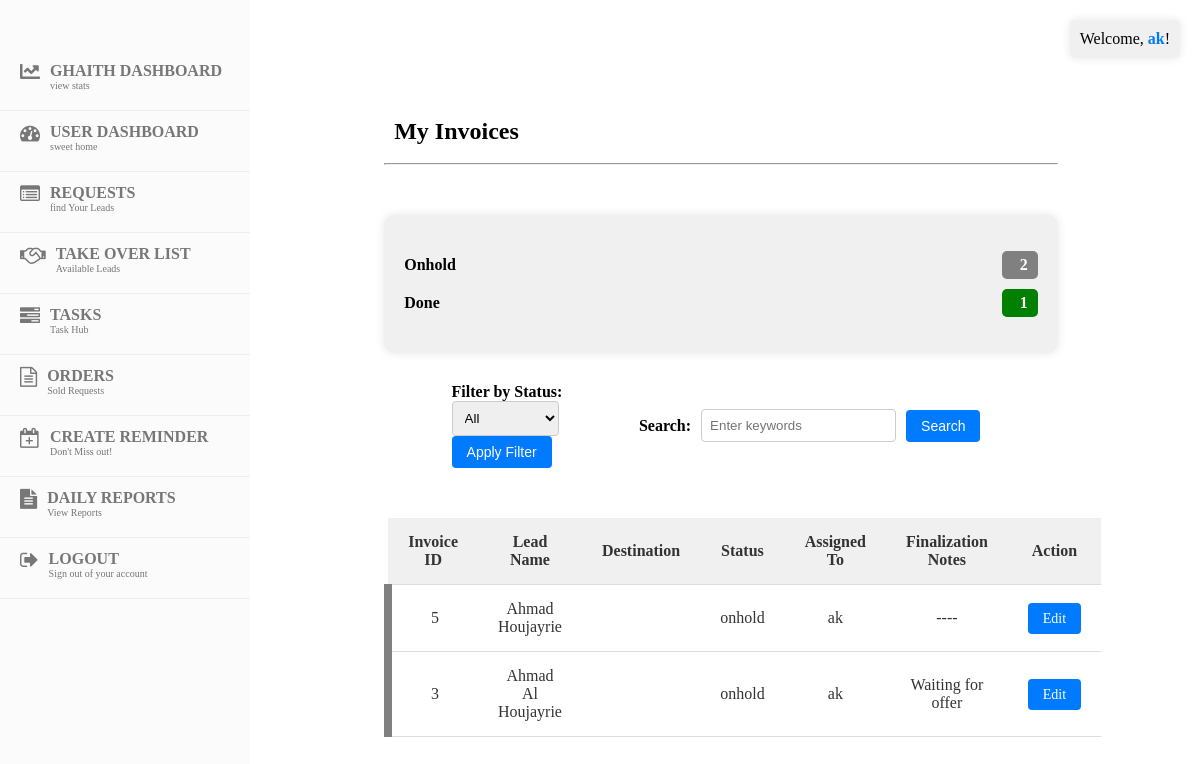
Before: /tasks/leads/current/ (signed in) with the older database file.
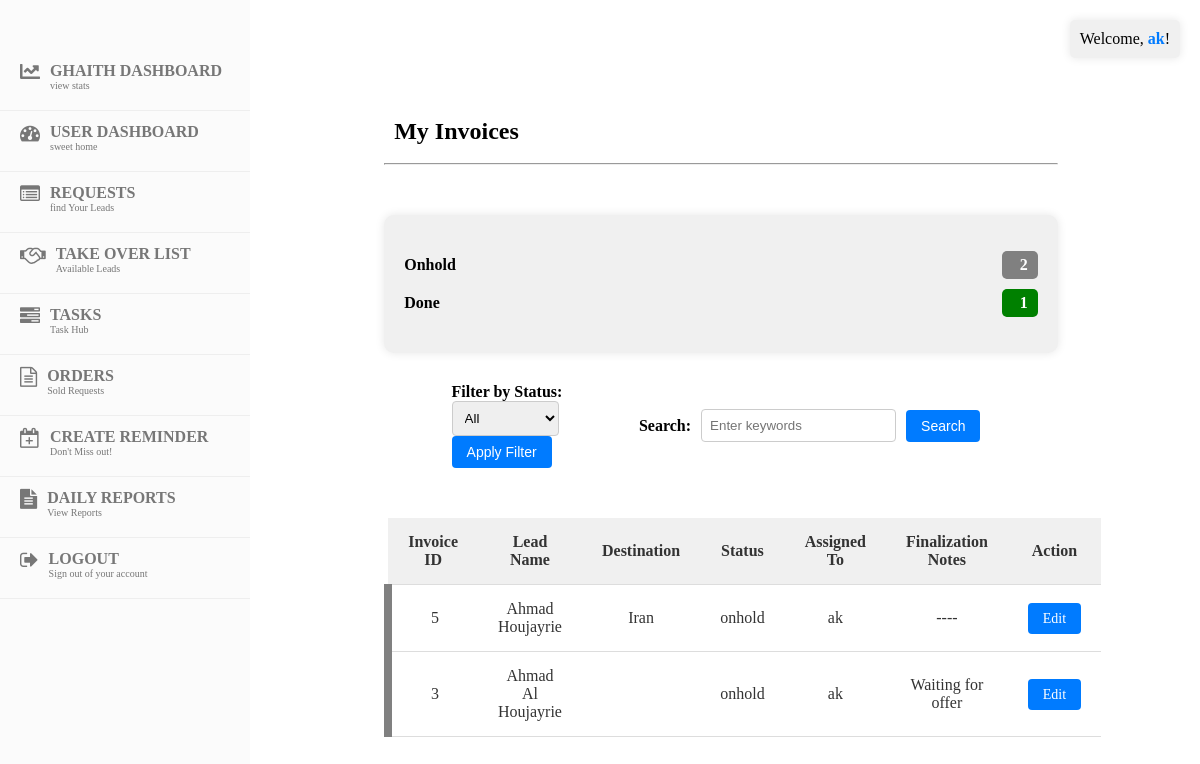
After: the same page with the newer database file.
### tasks/models.py (models this page shows, shortened)
class LeadTask(models.Model):
    PAYMENT_CH = [
        ('installment', 'Installment'),
        ('full', 'Full'),
    ]
    STATUS_CHOICES = [
        ('onhold', 'On Hold'),
        ('progress', 'In Progress'),
        ('done', 'Done'),
    ]
    lead = models.ForeignKey('display.Lead', on_delete=models.CASCADE)
    assigned_to = models.ForeignKey(User, on_delete=models.CASCADE)
    payment = models.CharField(max_length=100, choices=PAYMENT_CH, blank=True)
    status = models.CharField(max_length=100, choices=STATUS_CHOICES)
    notes = models.TextField(blank=True, null=True)
    travel_date = models.DateTimeField(null=True, blank=True)
    return_date = models.DateTimeField(null=True, blank=True)
    date_of_birth = models.DateField(null=True, blank=True)
    passport_expiry_date = models.DateField(null=True, blank=True)

### display/models.py (models this page shows, shortened)
class Lead(models.Model):
    reason_of_travel = models.TextField(blank=True, null=True)
    why_this_destination = models.TextField(blank=True, null=True)
    travel_dates_flexible = models.BooleanField(blank=True, default=False)
    budget_range_from = models.PositiveIntegerField(blank=True, null=True)
    budget_range_to = models.PositiveIntegerField(blank=True, null=True)
    name = models.CharField(max_length=100)
    email = models.EmailField(blank=True, null=True)
    country_code = models.CharField(max_length=5, default='+961')
    phone = models.CharField(max_length=15)
    CHANNEL_CHOICES = [
        ('', 'Select Channel'),
        ('Facebook', 'Facebook'),
        ('Whatsapp', 'Whatsapp'),
        ('Referral', 'Referral'),
        ('Direct', 'Direct'),
        ('Website', 'Website'),
        ('Instagram', 'Instagram'),
    ]
    channel = models.CharField(max_length=100, choices=CHANNEL_CHOICES, blank=True)
    SERVICE_CHOICES = [
        ('hotel', 'Hotel'),
        ('ticket', 'Ticket'),
        ('visa', 'Visa'),
        ('package', 'Package'),
        ('travel insurance', 'Travel Insurance'),
    ]
    STATUS_CHOICES = [
        ('onhold', 'On Hold'),
        ('processing', 'Processing'),
        ('negotiation', 'Negotiation'),
        ('finalized', 'Finalized'),
        ('followup', 'Follow-Up'),
        ('done', 'Unqualified'),
    ]
    type_of_service = models.CharField(max_length=50, choices=SERVICE_CHOICES, blank=True, default='')
    status = models.CharField(max_length=50, choices=STATUS_CHOICES, blank=True, default='onhold')
    status_changed_at = models.DateTimeField(null=True, blank=True)
    destination = models.CharField(max_length=200, blank=True, choices=get_destination_choices)
    pax = models.CharField(max_length=100, blank=True, default='')
    duration = models.CharField(max_length=200, blank=True, default='')
    travel_date_from = models.DateField(blank=True, null=True)
    travel_date_to = models.DateField(blank=True, null=True)
    selling_price = models.CharField(max_length=200, blank=True)
    net = models.CharField(max_length=200, blank=True, default='')
    profit = models.CharField(max_length=200, blank=True)
    date_notes = models.TextField(blank=True, null=True)
    special_request = models.TextField(blank=True)
    urgent = models.BooleanField(default=False)
    assignment_notes = models.TextField(blank=True)
    supplier = models.CharField(max_length=200, blank=True)
    sold = models.BooleanField(blank=True, default=False)
    lost = models.BooleanField(blank=True, default=False)
    finalization_notes = models.TextField(blank=True, null=True)
    assigned_to = models.ForeignKey(User, on_delete=models.CASCADE, related_name="current")
    assigned_at = models.DateTimeField(null=True, blank=True)
    attachments = models.ManyToManyField(Attachment, blank=True)
    follow_up = models.DateField(blank=True, null=True)
    created_at = models.DateTimeField(auto_now_add=True, editable=False)
    last_modified = models.DateTimeField(auto_now=True, editable=True)
    takeover = models.BooleanField(default=True)
    special_takeover = models.BooleanField(default=False)  # New field
    takeover_added_at = models.DateTimeField(null=True, blank=True)
    period = models.PositiveIntegerField(default=20)
    is_archived = models.BooleanField(default=False)
    offer_prepared = models.BooleanField(default=False)
    offer_details = models.TextField(blank=True, null=True)
    moved_to_negotiation = models.BooleanField(default=False)  # New field

### tasks/views.py (the view, shortened to what this page needs)
# urls.py: path('leads/current/', views.current_leadtasks, name='current_lead_tasks'),
@login_required(login_url="/login/")
def current_leadtasks(request):
    status_choices = LeadTask.STATUS_CHOICES
    selected_status = request.GET.get('status', '')
    search_query = request.GET.get('search', '')
    if request.user.is_staff:
        lead_tasks = LeadTask.objects.all()
    else:
        lead_tasks = LeadTask.objects.filter(assigned_to=request.user)
    if not selected_status and not search_query:
        lead_tasks = lead_tasks.exclude(status='done')
    if selected_status:
        lead_tasks = lead_tasks.filter(status=selected_status)
    lead_tasks = lead_tasks.order_by('-pk')
    if request.user.is_staff:
        all_lead_tasks = LeadTask.objects.all()
    else:
        all_lead_tasks = LeadTask.objects.filter(assigned_to=request.user)
    status_counts = dict(Counter(all_lead_tasks.values_list('status', flat=True)))
    return render(request, 'leadtasks.html', {
        'data': lead_tasks,
        'status_choices': status_choices,
        'selected_status': selected_status,
        'search_query': search_query,  # Pass the search query to the template
        'status_counts': status_counts
    })

### tasks/templates/leadtasks.html (shortened to what this page needs)
<!DOCTYPE html>
<html lang="en">
<head>
    {% load static %}
    <link rel="stylesheet" type="text/css" href="{% static 'css/sidebar.css' %}">
    <link rel="stylesheet" type="text/css" href="{% static 'css/display.css' %}">
</head>
<body>
<div class="container">
    <div class="sidebar">
        <div class="welcome-message">
            Welcome, <span class="username">{{ user.username }}</span>!
        </div>
        {% include 'navbar.html' %}
    </div>
    <div class="content">
        <div class="header">
            <h2>My Invoices</h2>
        </div>
        <hr/>
        <div class="status-counts-box">
            <ul class="status-list">
                {% for status, count in status_counts.items %}
                <li>
                    <span class="status">{{ status }}</span>
                    <span class="count {% if status == 'onhold' %}onhold{% elif status == 'progress' %}progress{% elif status == 'done' %}done{% endif %}">{{ count }}</span>
                </li>
                {% endfor %}
            </ul>
        </div>
        <div class="filter-container">
            <form method="GET" action="{% url 'current_lead_tasks' %}" class="filter-form">
                <label for="status" class="filter-label">Filter by Status:</label>
                <select id="status" name="status" class="filter-select">
                    <option value="">All</option>
                </select>
                <button type="submit" class="filter-button">Apply Filter</button>
            </form>
            <form method="GET" action="{% url 'current_lead_tasks' %}" class="smart-search-form">
                <label for="search" class="filter-label">Search:</label>
                <input type="text" id="search" name="search" placeholder="Enter keywords" class="filter-input">
                <button type="submit" class="filter-button">Search</button>
            </form>
        </div>
        <table class="data-table">
            <thead>
                <tr>
                    <th>Invoice ID</th>
                    <th>Lead Name</th>
                    <th>Destination</th>
                    <th>Status</th>
                    <th>Assigned To</th>
                    <th>Finalization Notes</th>
                    <th>Action</th>
                </tr>
            </thead>
            <tbody>
                {% for lead_task in data %}
                    <tr class="{{ lead_task.status }}">
                        <td data-label="Invoice ID">{{ lead_task.pk }}</td>
                        <td data-label="Lead Name">{{ lead_task.lead.name }}</td>
                        <td data-label="Destination">{{ lead_task.lead.destination }}</td>
                        <td data-label="Status">{{ lead_task.status }}</td>
                        <td data-label="Assigned To">{{ lead_task.assigned_to.username }}</td>
                        <td data-label="Finalization Notes">{{ lead_task.lead.finalization_notes }}</td>
                        <td data-label="Action"><a href="{% url 'edit_lead_tasks' lead_task.pk %}" class="edit-link">Edit</a></td>
                    </tr>
                {% endfor %}
            </tbody>
        </table>
    </div>
</div>
</body>
</html>

Changed rows visible on the page:
changed through a linked row, LeadTask "Ahmad Houjayrie": lead.destination (not shown) → "Iran"
